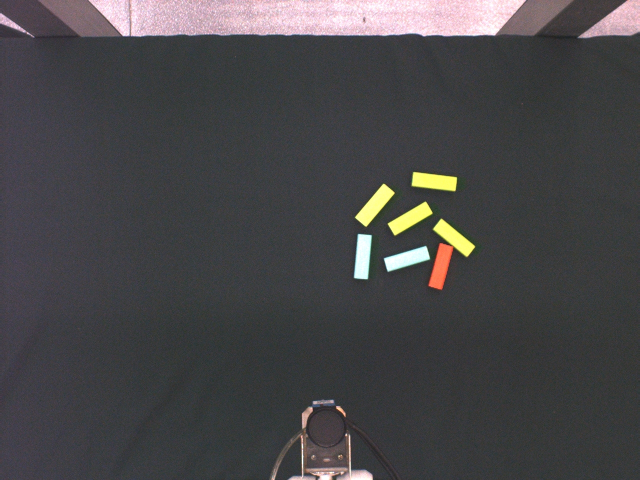
#> input picture codefile/textcode/textphoto.jpg, 1280 x 960 px (shown at 1/2 size)
$ python textcode5.py
#> lines starting #> are read from the running program, lines starting #| are printed output that depends on the picture; after the words box and inside, x2 and y2 are one past the last pixel; in counts of white or black regions, pixels touching at a corner belong together
# -*- coding: utf-8 -*-
"""
Created on Sun Mar 17 10:25:57 2019

@author: Admin
"""

import cv2
import numpy as np
path='textphoto.jpg'
#def reconizedpoint(path)
img=cv2.imread(path)
#> img is the input picture: shape (960, 1280, 3); mean B, G, R 72.3, 70.4, 71.6

    # 缩小图像
height, width = img.shape[:2]
#> height = 960; width = 1280
size = (int(width*1), int(height*1))
#> size = (1280, 960)
img = cv2.resize(img, size, interpolation=cv2.INTER_AREA)

gray=cv2.cvtColor(img,cv2.COLOR_BGR2GRAY)#转灰度图
hsv=cv2.cvtColor(img,cv2.COLOR_BGR2HSV)#转hsv色彩空间
#> hsv: shape (960, 1280, 3); mean H, S, V 101.4, 25.5, 76


#get black area
#ret,thresh=cv2.adaptiveThreshold(gray,255,cv2.ADAPTIVE_THRESH_GAUSSIAN_C ,cv2.THRESH_BINARY,11) #阈值化处理，大于148的变为白色（0为黑色，255为白），输入灰度图
ret,thresh=cv2.threshold(gray,80,255,cv2.THRESH_BINARY) #阈值化处理，大于148的变为白色（0为黑色，255为白），输入灰度图
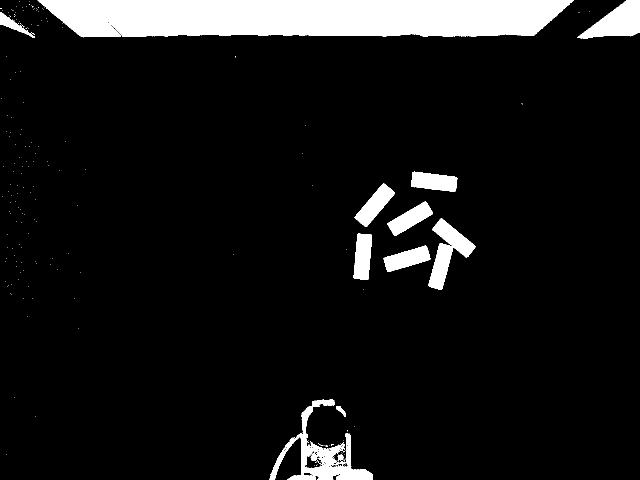
#> thresh: shape (960, 1280) (shown at 1/2 size); 8.6% white; 200 white regions (188 under 20 px), largest, box (x1, y1, x2, y2) and area: (75, 0, 1147, 75) 70823, (539, 799, 746, 960) 8504, (1155, 0, 1280, 77) 5403
mask=thresh#构建掩模
black=cv2.bitwise_and(hsv,hsv,mask=mask)#hsv与掩模进行与运算，提取黑色区域
#> black: shape (960, 1280, 3); mean H, S, V 11, 4.3, 18.4

#将黑色区域进行二值化处理
black_gray=cv2.cvtColor(black,cv2.COLOR_HSV2BGR)#hsv转bgr
black_gray=cv2.cvtColor(black_gray,cv2.COLOR_BGR2GRAY)#bgr转灰度图
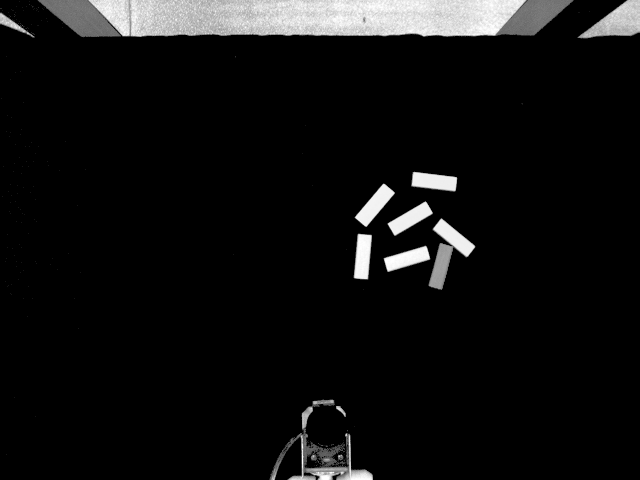
#> black_gray: shape (960, 1280) (shown at 1/2 size); min 0, max 255, mean 16.6

#binaryzation
_, thresh=cv2.threshold(black_gray,10,255,cv2.THRESH_BINARY+cv2.THRESH_OTSU)#阈值化处理，大于10的变为白色
#> thresh: shape (960, 1280); 8.1% white; 63 white regions (44 under 20 px), largest, box (x1, y1, x2, y2) and area: (77, 0, 1146, 74) 69801, (1156, 0, 1280, 77) 5276, (857, 437, 951, 580) 5106
img_morph=cv2.morphologyEx(thresh,cv2.MORPH_OPEN,(3,3))#开运算，去噪声
#> img_morph: shape (960, 1280); 8.2% white; 34 white regions (14 under 20 px), largest, box (x1, y1, x2, y2) and area: (77, 0, 1146, 75) 70859, (1156, 0, 1280, 78) 5302, (857, 438, 950, 581) 5104
img_morph=cv2.erode(img_morph,(3,3),img_morph,iterations=2)#腐蚀图像
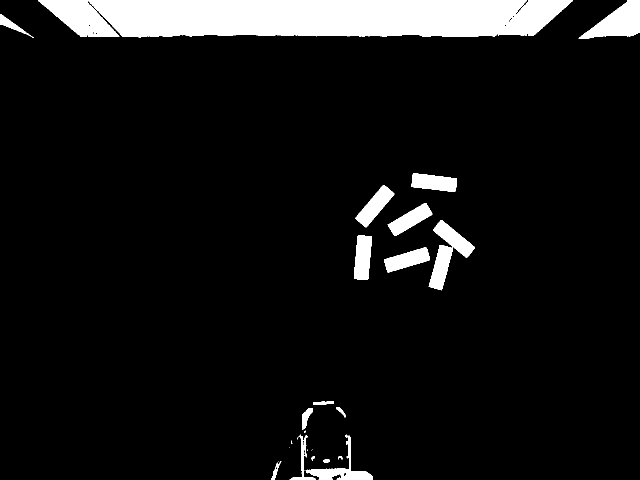
#> img_morph: shape (960, 1280) (shown at 1/2 size); 8% white; 30 white regions (11 under 20 px), largest, box (x1, y1, x2, y2) and area: (176, 0, 1146, 75) 64209, (77, 0, 239, 74) 6336, (1157, 0, 1280, 78) 5106
morph=cv2.dilate(img_morph,(3,3),img_morph,iterations=2)#膨胀图像
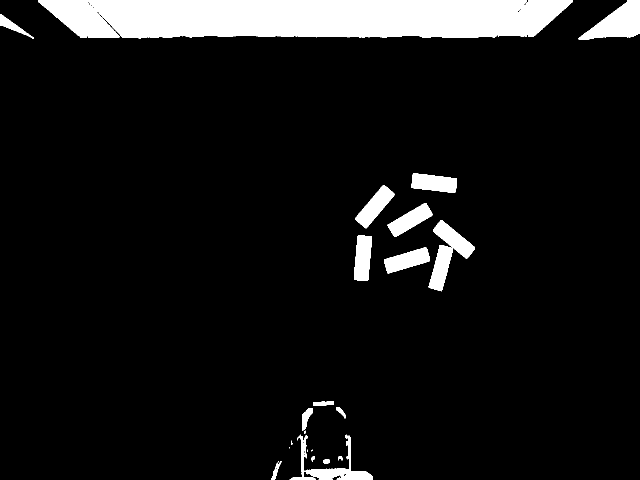
#> morph: shape (960, 1280) (shown at 1/2 size); 8.3% white; 29 white regions (10 under 20 px)


#获取中心区域轮廓及坐标
img_cp=morph.copy()#复制原来的图像到一张新的图像上

cnts,_=cv2.findContours(img_cp,cv2.RETR_TREE,cv2.CHAIN_APPROX_SIMPLE)#轮廓检测，输入二值图，cnts为返回的轮廓
#> cnts = 103 contours, 83 with area under 20; largest, box (x1, y1, x2, y2) and area: (77, 0, 1146, 77) 71898, (1157, 0, 1280, 80) 5192, (857, 440, 950, 583) 4895, (710, 370, 789, 457) 2676, (823, 347, 914, 386) 2540
anum=len(cnts)
#> anum = 103
cutnum=0
center=np.zeros([anum,2],dtype=np.int32)
for i in range(0,anum):
    cnt_second=sorted(cnts,key=cv2.contourArea,reverse=True)[i]#按照轮廓的面积从大到小进行排序，输出第a个轮廓
    box =cv2.minAreaRect(cnt_second)#最小矩形面积
    points=np.int0(cv2.boxPoints(box))#查找旋转矩形的 4 个顶点，points为四个顶点坐标
    mask=np.zeros(gray.shape,np.uint8)#生成灰度图同样大小的零矩阵，uint8是无符号八位整型,表示范围是[0, 255]的整数
    mask=cv2.drawContours(mask,[points],-1,255,2)#进行轮廓的颜色填充，第一个参数是一张图片，可以是原图或者其他。第二个参数是轮廓，一个列表。第三个参数是对轮廓（第二个参数）的索引，当需要绘制独立轮廓时很有用，若要全部绘制可设为-1。接下来的参数是轮廓的颜色和厚度。
    p1x,p1y=points[0,0],points[0,1]
    p3x,p3y=points[2,0],points[2,1]
    center_x,center_y=(p1x+p3x)/2,(p1y+p3y)/2#得到中心坐标
    cutsize=300
    if center_y<cutsize or center_y>height-cutsize:
        cutnum=cutnum+1
        continue
    if center_x<cutsize or center_x>width-cutsize:
        cutnum=cutnum+1
        continue
    center[i][0]=int(center_x)
    center[i][1]=int(center_y)
#> this loop made 103 passes
#> (cnt_second, box, points, p1x, p1y, p3x, p3y, center_x) on passes 28, 43, 51, 53: ([[693, 882], [693, 891], [694, 890], [694, 882]], ((693.5, 886.5), (9, 1), -90), [[694, 891], [693, 891], [693, 882], [694, 882]], 694, 891, 693, 882, 693.5), ([[179, 72], [180, 71], [181, 72], [180, 73]], ((180, 72), (1.41, 1.41), -45), [[180, 72], [179, 71], [180, 70], [181, 71]], 180, 72, 180, 70, 180), ([[1031, 66], [1032, 65], [1033, 66], [1032, 67]], ((1032, 66), (1.41, 1.41), -45), [[1032, 66], [1031, 65], [1032, 64], [1033, 65]], 1032, 66, 1032, 64, 1032), ([[1058, 65], [1059, 64], [1060, 65], [1059, 66]], ((1059, 65), (1.41, 1.41), -45), [[1059, 65], [1058, 64], [1059, 63], [1060, 64]], 1059, 65, 1059, 63, 1059)
#> (box, points, p1x, p1y, p3x, p3y, center_x, center_y) on passes 1 to 5: (((611, 38), (76, 1068), -90), [[1145, 76], [77, 76], [77, 0], [1145, 0]], 1145, 76, 77, 0, 611, 38), (((1218, 39.19), (126.1, 74.27), -3.18), [[1157, 79], [1152, 5], [1278, -1], [1283, 72]], 1157, 79, 1278, -1, 1217.5, 39), (((879, 513.9), (121.3, 89.97), -51.24), [[876, 589], [805, 533], [881, 438], [952, 494]], 876, 589, 881, 438, 878.5, 513.5), (((749.3, 412.8), (90.9, 31.01), -49.76), [[731, 457], [708, 437], [766, 368], [790, 388]], 731, 457, 766, 368, 748.5, 412.5), (((868.3, 365.8), (30.26, 89.94), -83.42), [[911, 385], [821, 375], [825, 345], [914, 355]], 911, 385, 825, 345, 868, 365)
#> pass 1, `mask=cv2.drawContours(mask,[points],-1,255,2)#进行轮廓的颜色填充，第一个参数是一张图片，可以是..`:
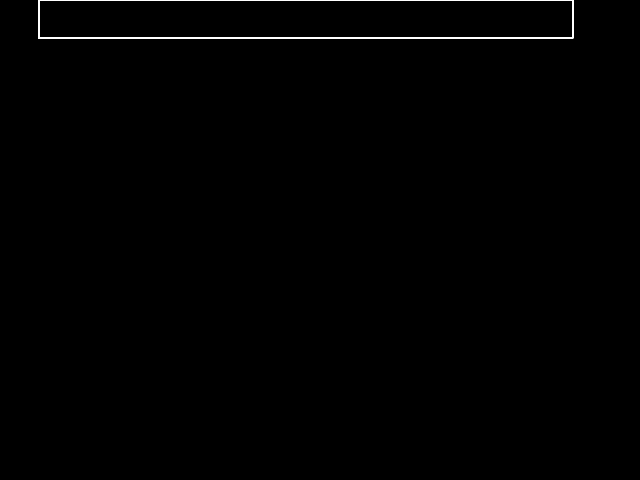
#> mask: shape (960, 1280) (shown at 1/2 size); 0.47% white; 1 white region, box (x1, y1, x2, y2) and area: (76, 0, 1147, 78) 5791

centernew=np.zeros([anum-cutnum,2],dtype=np.int32)
newnum=0
for i in range(0,anum):
    if center[i][0]!=0:
        centernew[newnum][0]=center[i][0]
        centernew[newnum][1]=center[i][1]
        newnum=newnum+1
anum=anum-cutnum
center=centernew


cv2.imshow('img',morph)
cv2.waitKey(5000)
cv2.destroyAllWindows()


img2=cv2.imread(path)
for i in range(0,anum):
    b = (255,0,0)
    p=(centernew[i][0],centernew[i][1])
    img2=cv2.circle(img2,p,50,b,2)
#> this loop made 6 passes
#> pass 1, `img2=cv2.circle(img2,p,50,b,2)`:
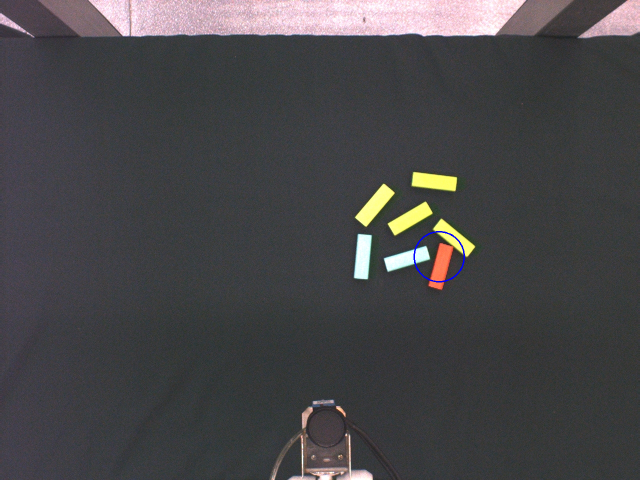
#> img2: shape (960, 1280, 3) (shown at 1/2 size); 0.08% of pixels changed, all inside (x1, y1, x2, y2) = (827, 462, 930, 565)
#> after the loop:
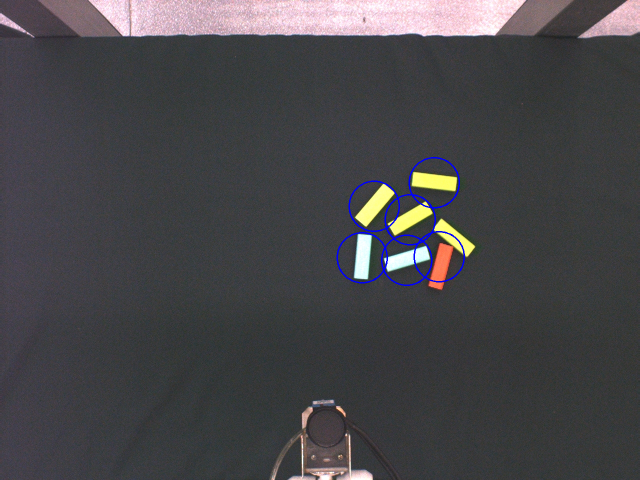
#> img2: shape (960, 1280, 3) (shown at 1/2 size); mean B, G, R 73.1, 70.1, 71.2
cv2.imwrite('trytextphoto.jpg',img2)
 # return center
